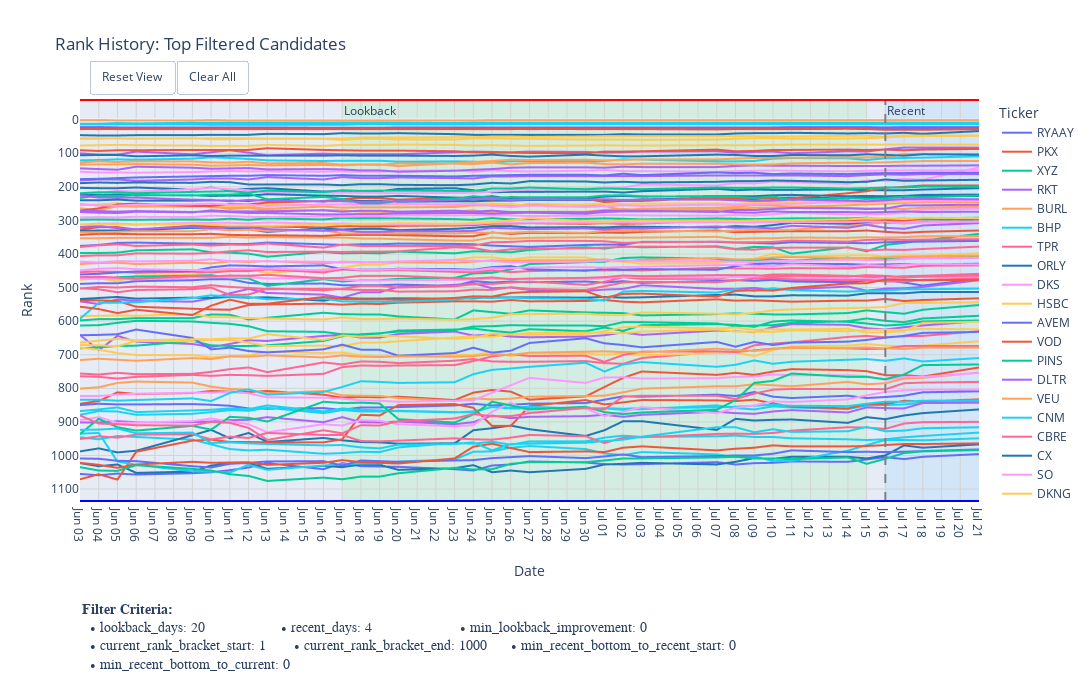

Notebook cell for this chart:
### Markdown cell above
### Step 6: Visualize Top Candidates

Plot the rank history for the top candidates to visually verify their performance and trends.

### Code cell
print("--- Step 6: Plotting rank history for top candidates ---")

if tickers_to_plot:
    plot_days = PERIOD_PARAMS['lookback_days'] + PERIOD_PARAMS['recent_days'] + 10
    # Combine both dictionaries for complete context in the plot's annotation
    full_criteria_for_plot = {**PERIOD_PARAMS, **METRIC_FILTERS}
    
    plotting_utils.plot_rank_with_criteria(
        df_rank_history=df_rank_history.iloc[:, -plot_days:],
        ticker_list=tickers_to_plot,
        title_suffix="Top Filtered Candidates",
        filter_criteria=full_criteria_for_plot, # Pass the combined dict
        width=1150,
        height=700,
    )
else:
    print("No candidates found to plot.")
